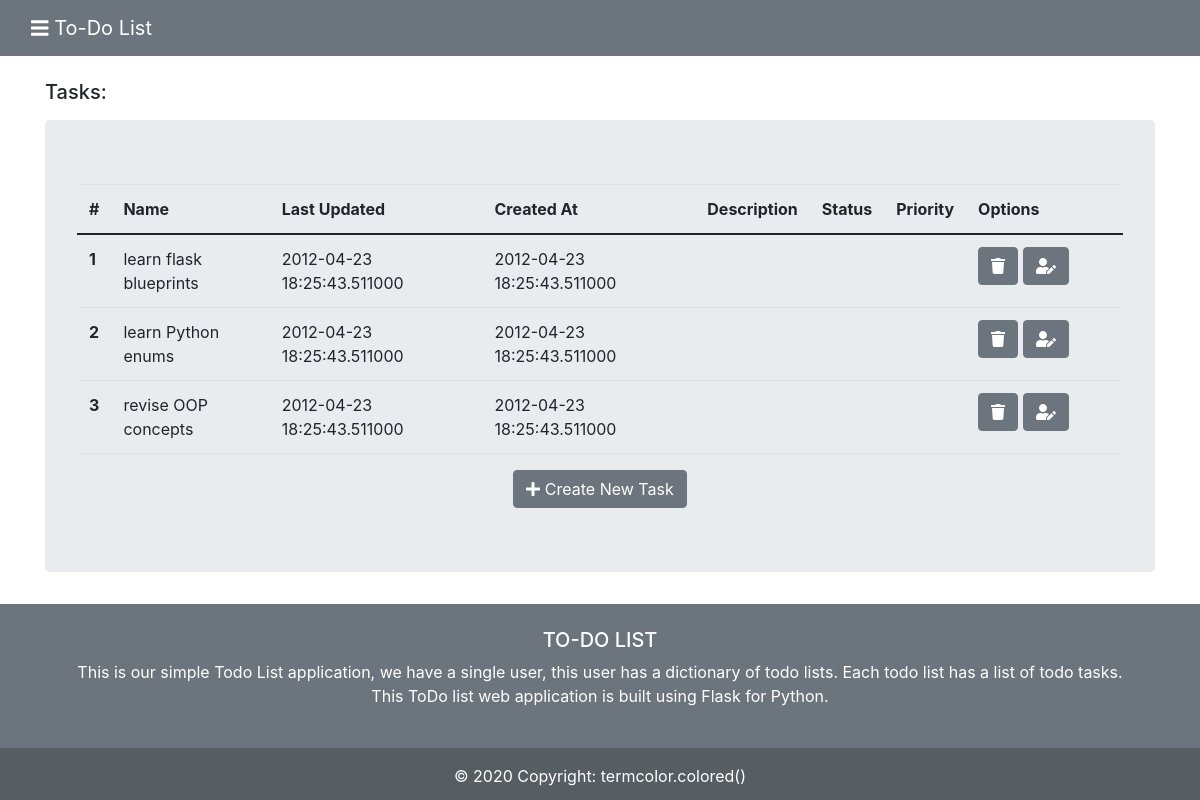
/tasks/1, run on an earlier commit of the app's database.
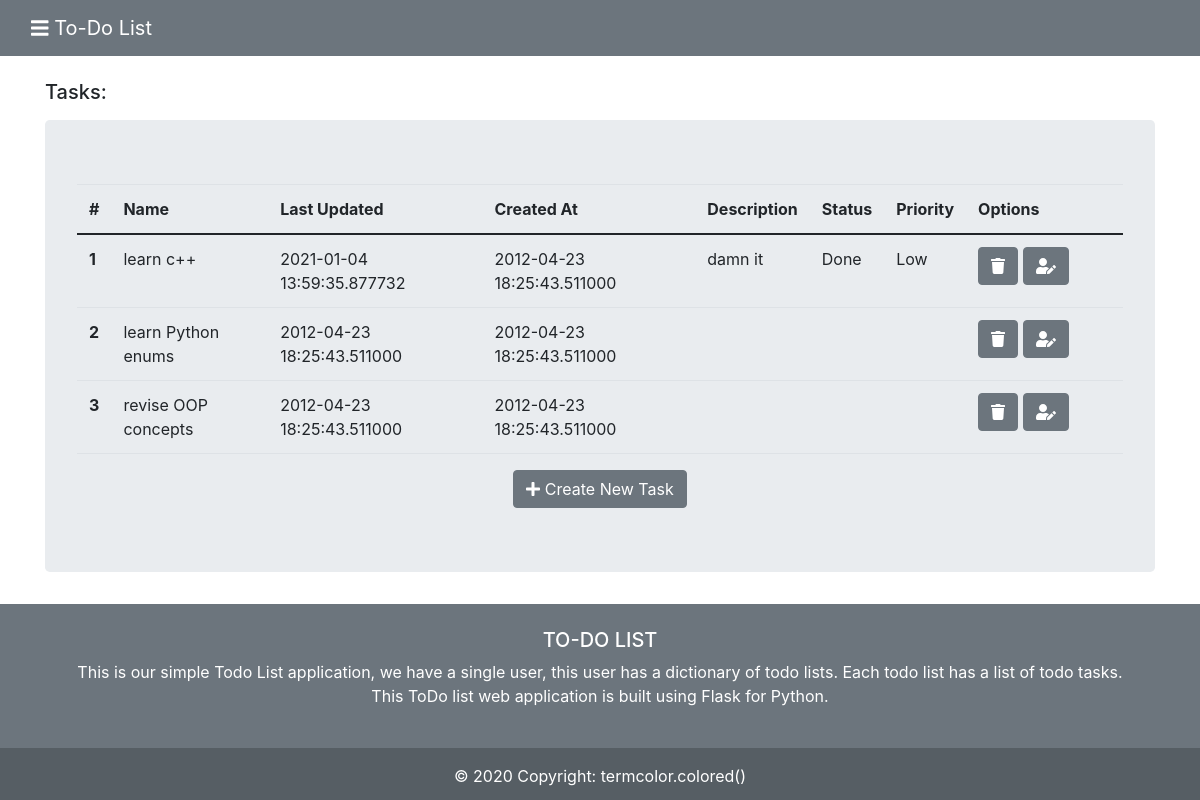
And on a later commit of the database.
### tables this page shows
CREATE TABLE "tasks" (
	"id"	INTEGER,
	"name"	TEXT NOT NULL UNIQUE,
	"last_updated"	TIMESTAMP NOT NULL DEFAULT CURRENT_TIMESTAMP,
	"created_at"	TIMESTAMP NOT NULL DEFAULT CURRENT_TIMESTAMP,
	"status"	TEXT,
	"priority"	TEXT,
    "description" TEXT,
	"taskslist_id"	INTEGER NOT NULL,
	FOREIGN KEY("taskslist_id") REFERENCES "taskslist"("id"),
	PRIMARY KEY("id" AUTOINCREMENT)
);

### to_do_tasks/blueprints/tasks.py (the view)
@tasks_bp.route("/tasks/<int:list_index>")
def tasks_(list_index):
    db = get_db()
    tasks = db.execute(f"SELECT * FROM tasks WHERE taskslist_id = {list_index}").fetchall()
    return render_template("tasks/tasks.html", tasks = tasks, list_index = list_index)

### to_do_tasks/db.py (called while the page is built)
def get_db():
    if 'db' not in g:
        g.db = sqlite3.connect(
            current_app.config['DATABASE'],
            detect_types=sqlite3.PARSE_DECLTYPES
        )
        g.db.row_factory = sqlite3.Row
    return g.db

### to_do_tasks/templates/tasks/tasks.html (shortened to what this page needs)
{% extends 'base.html' %}
{% block content %}
<div class="container">
    <br>
    <h5>Tasks:</h5>
    <div class="jumbotron mt-3">
        <table class="table">
            <thead>
                <tr>
                    <th scope="col">#</th>
                    <th scope="col">Name</th>
                    <th scope="col">Last Updated</th>
                    <th scope="col">Created At</th>
                    <th scope="col">Description</th>
                    <th scope="col">Status</th>
                    <th scope="col">Priority</th>
                    <th scope="col" style="width: 15%;">Options</th>
                </tr>
            </thead>
            <tbody>
                {% for task in tasks %}
                <tr>
                    <th scope="row">{{task['id']}}</th>
                    <td>{{task['name']}}</td>
                    <td>{{task['last_updated']}}</td>
                    <td>{{task['created_at']}}</td>
                    <td>{{task['description']}}</td>
                    <td>{{task['status']}}</td>
                    <td>{{task['priority']}}</td>
                   <td> <a href="/deletetask/{{task['id']}}" class="btn btn-secondary" type="submit" role="button"><i
                                class="fas fa-trash"></i></a>
                        <a href="/edittask/{{task['id']}}" class="btn btn-secondary" type="submit" role="button"><i
                                class="fas fa-user-edit"></i></a>
                    </td>
                </tr>
                {% endfor %}
            </tbody>
        </table>
        <center>
         <a href="/createtask/{{list_index}}" class="btn btn-secondary" type="submit" role="button"><i class="fas fa-plus"></i>
                Create New
                Task</a>
        </center>
    </div>
</div>
{% endblock %}

What changed in the data, as far as the page shows it:
changed tasks id 1: name "learn flask blueprints" → "learn c++"; last_updated "2012-04-23 18:25:43.511000" → "2021-01-04 13:59:35.877732"; description (not shown) → "damn it"; status (not shown) → "Done"; priority (not shown) → "Low"
